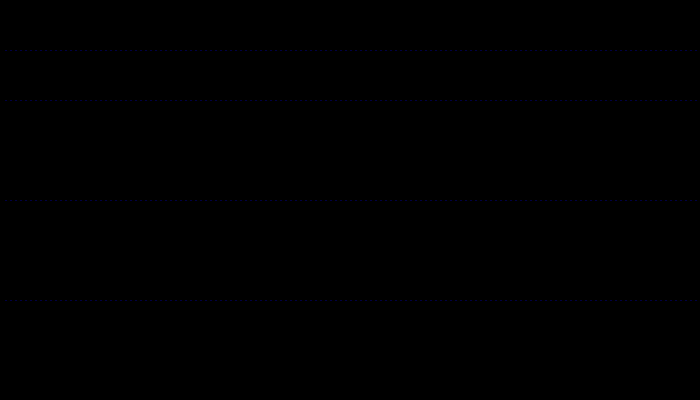
Frame 1 (no input)
Frame 60 (the mouse pressed at the canvas centre just before this capture): identical to frame 1, image omitted
Frame 120 (the mouse held since frame 60 and released just before this capture): identical to frame 1, image omitted

The Processing sketch that drew this single still picture (run headless with seeded random() and noise(); from frame 60 on, the mouse is pressed at the canvas centre):

// Processing sketch: processing_36125
// ── processing_36125.pde

int noLines = 5;
int noPart = 140;


float a = 1; //for accelleration
float speeds[] = { 2,2,2,2,2}; // speed array for line speed
float restLine[]= { 50,100,200,300,400};// array for where lines come back to rest
float disp[] = { 0,0,0,0,0};

boolean mousemoving;

void setup() {
  size(700,400); 
  background(0); 
  stroke(mouseX,mouseY,80);


}



void draw() {
  ///this makes the particles fade
  //fill (0,50);
  //rect(0,0,700,400);
  background(0);

  
//// makes them move to the mouse and go back to rest
  if (mousemoving) {
    for (int i = 0; i < noLines; i=i+1) {
      speeds[i] = speeds[i]*a;
      
      if (restLine[i]+disp[i] < mouseX) {
        disp[i] += speeds[i];
      }
      if (restLine[i]+disp[i] > mouseX) {
        disp[i] -= speeds[i];
      }
    }
  }else{
    
     speeds[0] = speeds[0]*a;
     speeds[1] = speeds[1]*a;
     speeds[2] = speeds[2]*a;
     speeds[3] = speeds[3]*a;
     speeds[4] = speeds[4]*a;
    for (int i = 0; i < noLines; i++) {
      if(disp[i] < 0) {
        disp[i] += speeds[i];

      }
      if (disp[i] > 0) {
        disp[i] -= speeds[i];
      }
    }
  }

  // this draws the lines
  
  
    for (int i = 0; i < noLines; i++) {
     for (int k = 1; k <= noPart; k++){
      //line( (width/noPart)*k, restLine[i]+(disp[i]/700)*mouseX, (width/noPart)*k + 1, restLine[i]+(disp[i]/700)*mouseX);
     float distMousePoint = dist(mouseX,mouseY*(noPart/noPart), width/noPart*k, restLine[i]+(disp[i]/700)*mouseX);
     
      float dist_to_point = dist(mouseX, mouseY, width/noPart*k, restLine[i]+(disp[i]/700)*mouseX);
      line( (width/noPart)*k, restLine[i]+(disp[i]/400)*(500-dist_to_point), (width/noPart)*k + 1, restLine[i]+(disp[i]/200)*(500-dist_to_point));

     
//line( (width/noPart)*k, restLine[i]+(disp[i]/700)*distMousePoint , (width/noPart)*k + 1, restLine[i]+(disp[i]/700)*distMousePoint );
  }
   }
  
  //this resets mouse moving 
  if (mousemoving){
     speeds[0] = 1;
     speeds[1] = 1;
     speeds[2] = 1;
     speeds[3] = 1;
     speeds[4] = 1;
  }
  mousemoving = false;
  
}

void mouseMoved() {
  mousemoving = true;
  //changes speeds acording to mouses position
   if (mouseY <= height/ noLines && mouseY >= 0){
     speeds[0] = 2;
     speeds[1] = 1;
     speeds[2] = 0;
      speeds[1] = 1;
     speeds[2] = 0;
   }
   if (mouseY <= (height/ noLines)*2 && mouseY > height/ noLines){
     speeds[0] = 1;
     speeds[1] = 2;
     speeds[2] = 1;
     speeds[1] = 2;
     speeds[2] = 1;
   }
   if (mouseY <= (height/ noLines)*3 && mouseY > (height/ noLines)*2){
     speeds[0] = 0;
     speeds[1] = 1;
     speeds[2] = 2;
     speeds[1] = 1;
     speeds[2] = 2;
   }
}
